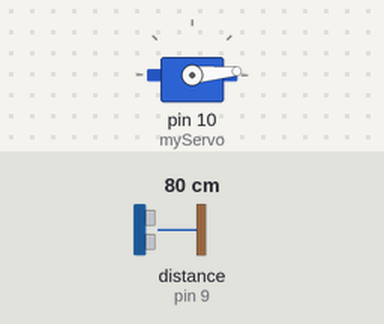
Simulated run of this sketch. Board: Arduino Uno, built with avr-gcc and run on an emulated ATmega328P. Shown: servo. Wiring (inferred from the names in the program): ultrasonic range finder: trigger pin 8; echo pin 9. The test bench sets the inputs (shaded band); at power-on: distance to the obstacle (sensor on pin 9) 80 cm. The echo pulse lasts 58.3 µs per cm; what the sketch prints to the serial monitor is not drawn.

Above: at 0.01 s.
1.3 s: distance to the obstacle (sensor on pin 9) set to 2 cm
At 1.9 s:
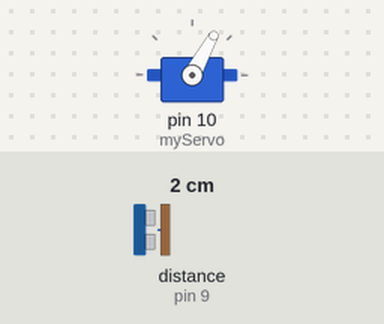
4.3 s: distance to the obstacle (sensor on pin 9) set to 299 cm
At 6.33 s:
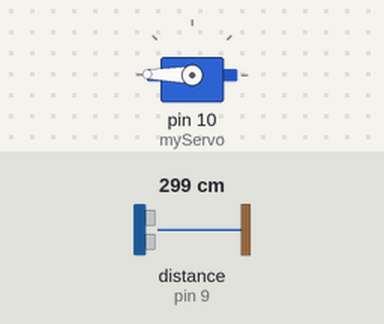
Timing chart, 0 to 13.3 s (numbered marks = the images above; inputs shaded):
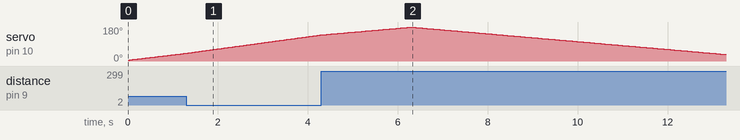

The sketch:

radar_system1.ino
```cpp
#include <Servo.h>.
const int trigPin = 8;
const int echoPin = 9;
// defining time and distance
long duration;
int distance;
Servo myServo; // Object servo
void setup() {
  pinMode(trigPin, OUTPUT); // trigPin as an Output
  pinMode(echoPin, INPUT); // echoPin as an Input
  Serial.begin(9600);
  myServo.attach(10); // Pin Connected To Servo
}
void loop() {
  // rotating servo i++ depicts increment of one degree
  for(int i=5;i<=179;i++){
  myServo.write(i);
  delay(30);
  distance = calculateDistance();

  Serial.print(i);
  Serial.print(",");
  Serial.print(distance);
  Serial.print(".");
  }
  // Repeats the previous lines from 165 to 15 degrees
  for(int i=179;i>5;i--){
  myServo.write(i);
  delay(30);
  distance = calculateDistance();
  Serial.print(i);
  Serial.print(",");
  Serial.print(distance);
  Serial.print(".");
  }
}
int calculateDistance(){

  digitalWrite(trigPin, LOW);
  delayMicroseconds(2);
  // Sets the trigPin on HIGH state for 10 micro seconds
  digitalWrite(trigPin, HIGH);
  delayMicroseconds(10);
  digitalWrite(trigPin, LOW);
  duration = pulseIn(echoPin, HIGH);
  distance= duration*0.034/2;
  return distance;
}
```

Measured:
- by itself, servo on pin 10 (myServo): rises from 138° to 179° in 1.9 s, then falls to 35° in 7.0 s
